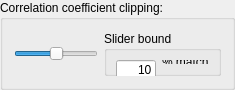
             <widget class="QGroupBox" name="correlClippingGroupBox">
              <property name="sizePolicy">
               <sizepolicy hsizetype="Preferred" vsizetype="Fixed">
                <horstretch>0</horstretch>
                <verstretch>0</verstretch>
               </sizepolicy>
              </property>
              <property name="minimumSize">
               <size>
                <width>0</width>
                <height>90</height>
               </size>
              </property>
              <property name="maximumSize">
               <size>
                <width>16777215</width>
                <height>90</height>
               </size>
              </property>
              <property name="title">
               <string>Correlation coefficient clipping:</string>
              </property>
              <layout class="QVBoxLayout" name="verticalLayout_41">
               <item>
                <layout class="QHBoxLayout" name="horizontalLayout_3">
                 <item>
                  <widget class="QSlider" name="correlClipSlider">
                   <property name="maximum">
                    <number>500</number>
                   </property>
                   <property name="value">
                    <number>250</number>
                   </property>
                   <property name="orientation">
                    <enum>Qt::Horizontal</enum>
                   </property>
                  </widget>
                 </item>
                 <item>
                  <widget class="QGroupBox" name="groupBox_9">
                   <property name="title">
                    <string>Slider bound</string>
                   </property>
                   <layout class="QVBoxLayout" name="verticalLayout_51">
                    <item>
                     <layout class="QHBoxLayout" name="horizontalLayout_41">
                      <item>
                       <widget class="QLineEdit" name="clippingValText">
                        <property name="sizePolicy">
                         <sizepolicy hsizetype="Fixed" vsizetype="Fixed">
                          <horstretch>0</horstretch>
                          <verstretch>0</verstretch>
                         </sizepolicy>
                        </property>
                        <property name="minimumSize">
                         <size>
                          <width>40</width>
                          <height>20</height>
                         </size>
                        </property>
                        <property name="maximumSize">
                         <size>
                          <width>40</width>
                          <height>20</height>
                         </size>
                        </property>
                        <property name="baseSize">
                         <size>
                          <width>60</width>
                          <height>30</height>
                         </size>
                        </property>
                        <property name="text">
                         <string>10</string>
                        </property>
                        <property name="alignment">
                         <set>Qt::AlignRight|Qt::AlignTrailing|Qt::AlignVCenter</set>
                        </property>
                       </widget>
                      </item>
                      <item>
                       <widget class="QLabel" name="label_11">
                        <property name="text">
                         <string>% match</string>
                        </property>
                       </widget>
                      </item>
                     </layout>
                    </item>
                   </layout>
                  </widget>
                 </item>
                </layout>
               </item>
              </layout>
             </widget>
